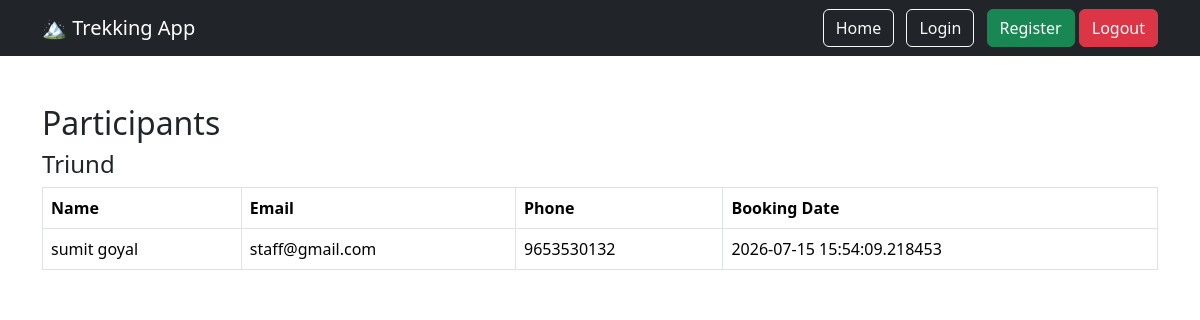
The app's page /staff/participants/1 (signed in) with its own data.
### models/trek.py (models this page shows)
class Trek(db.Model):
    __tablename__ = "treks"
    id = db.Column( db.Integer, primary_key=True)
    name = db.Column( db.String(100) , nullable=False)
    location = db.Column(db.String(100), nullable=False)
    difficulty = db.Column(db.String(20), nullable=False)
    duration = db.Column( db.Integer , nullable=False)
    slots = db.Column( db.Integer , nullable=False)
    start_date = db.Column( db.Date, nullable=False)
    end_date = db.Column( db.Date , nullable=False)
    status = db.Column( db.String(30), default="Open")
    staff_id = db.Column( db.Integer, db.ForeignKey("users.id"), nullable=True)

### models/booking.py (models this page shows)
class Booking(db.Model):
    __tablename__ = "bookings"
    id = db.Column( db.Integer,primary_key=True)
    user_id = db.Column( db.Integer,db.ForeignKey("users.id"))
    trek_id = db.Column( db.Integer, db.ForeignKey("treks.id"))
    booking_date = db.Column( db.DateTime, default=datetime.utcnow)
    status = db.Column( db.String(20), default="Booked")
    user = db.relationship("User", backref="bookings")
    trek = db.relationship("Trek", backref="bookings")

### models/user.py (models this page shows)
class User(UserMixin, db.Model):
    __tablename__ = "users"
    id = db.Column(db.Integer, primary_key=True)
    name = db.Column(db.String(100), nullable=False)
    email = db.Column(db.String(120), unique=True, nullable=False)
    password = db.Column(db.String(255), nullable=False)
    phone = db.Column(db.String(15))
    role = db.Column(db.String(20), nullable=False)
    status = db.Column(db.String(20), default="Pending")
    created_at = db.Column(db.DateTime, default=datetime.utcnow)

### routes/staff.py (the view)
@staff.route("/staff/participants/<int:trek_id>")
@login_required
def participants(trek_id):
    trek = Trek.query.get_or_404(trek_id)
    if trek.staff_id != current_user.id:
        return "Unauthorized", 403
    bookings = Booking.query.filter_by(
        trek_id=trek.id,
        status="Booked"
    ).all()
    return render_template(
        "staff/participants.html",
        trek=trek,
        bookings=bookings
    )

### app.py (called while the page is built)
@login_manager.user_loader
def load_user(user_id):
    return User.query.get(int(user_id))

### templates/staff/participants.html
{% extends "base.html" %}
{% block content %}
<h2>Participants</h2>
<h4>{{ trek.name }}</h4>
<table class="table table-bordered">
    <thead>
        <tr>
            <th>Name</th>
            <th>Email</th>
            <th>Phone</th>
            <th>Booking Date</th>
        </tr>
    </thead>
    <tbody>
        {% for booking in bookings %}
        <tr>
            <td>{{ booking.user.name }}</td>
            <td>{{ booking.user.email }}</td>
            <td>{{ booking.user.phone }}</td>
            <td>{{ booking.booking_date }}</td>
        </tr>
        {% endfor %}
    </tbody>
</table>
{% endblock %}

### records on screen
Trek: name "Triund"
Booking: user.name "sumit goyal", user.email "staff@gmail.com", user.phone "9653530132", booking_date "2026-07-15 15:54:09.218453"
